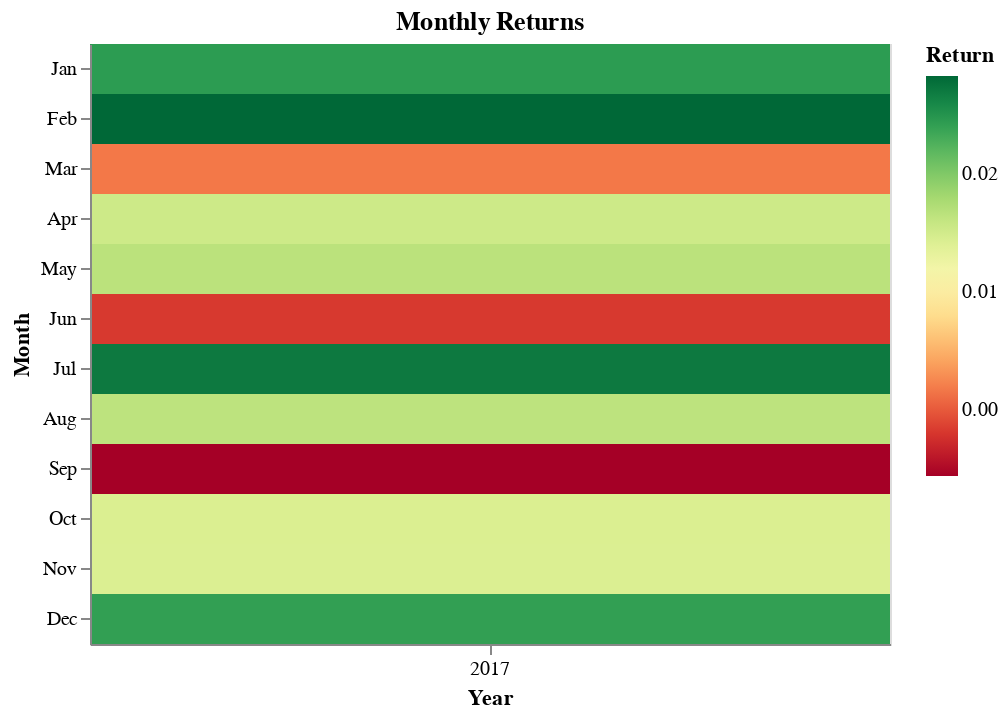

Write notebook code for a chart like this one.
### Code cell
monthly_returns_heatmap(bt.balance)

### Figure 1 — Vega-Lite specification as saved in the notebook (floating-point values rounded to 4 significant figures)
{"$schema": "https://vega.github.io/schema/vega-lite/v3.4.0.json", "config": {"mark": {"tooltip": null}, "view": {"height": 300, "width": 400}}, "data": {"name": "data-fbdac92c0d56f17213cf2a677758c540"}, "datasets": {"data-fbdac92c0d56f17213cf2a677758c540": [{"date": "2017-01-31T00:00:00", "total capital": 0.02443}, {"date": "2017-02-28T00:00:00", "total capital": 0.02834}, {"date": "2017-03-31T00:00:00", "total capital": 0.001734}, {"date": "2017-04-30T00:00:00", "total capital": 0.01543}, {"date": "2017-05-31T00:00:00", "total capital": 0.01663}, {"date": "2017-06-30T00:00:00", "total capital": -0.001798}, {"date": "2017-07-31T00:00:00", "total capital": 0.02708}, {"date": "2017-08-31T00:00:00", "total capital": 0.01647}, {"date": "2017-09-30T00:00:00", "total capital": -0.005587}, {"date": "2017-10-31T00:00:00", "total capital": 0.01441}, {"date": "2017-11-30T00:00:00", "total capital": 0.01434}, {"date": "2017-12-31T00:00:00", "total capital": 0.02412}]}, "encoding": {"color": {"aggregate": "mean", "field": "total capital", "scale": {"scheme": "redyellowgreen"}, "title": "Return", "type": "quantitative"}, "tooltip": {"aggregate": "mean", "field": "total capital", "format": ".2f", "type": "quantitative"}, "x": {"field": "date", "timeUnit": "year", "title": "Year", "type": "ordinal"}, "y": {"field": "date", "timeUnit": "month", "title": "Month", "type": "ordinal"}}, "mark": "rect", "title": "Monthly Returns"}
